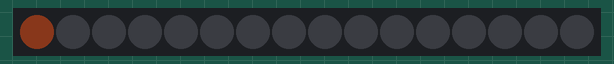
Simulated run of this sketch. Board: Arduino Uno, built with avr-gcc and run on an emulated ATmega328P. Shown: 16 RGB LEDs in strip order, left to right. Dim RGB values are drawn brighter than linear. At 1.7 s the program stops and its outputs stay as they are.

Above: at 0.15 s.
At 0.55 s:
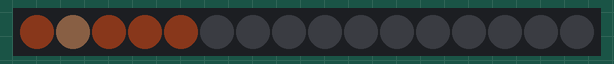
At 0.96 s:
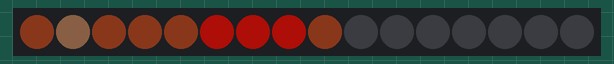
At 1.7 s:
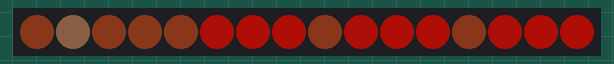

The sketch:

while_loop__arduino_.ino
```cpp
// RGBW (Red Green Blue White Neo-Pixel starter code
// 16 LEDS with no loop inside of void loop()
// CW Coleman 170413

#include <Adafruit_NeoPixel.h>
#ifdef __AVR__
  #include <avr/power.h>
#endif

#define PIN 6

#define NUM_LEDS 16

#define BRIGHTNESS 50

Adafruit_NeoPixel strip = Adafruit_NeoPixel(NUM_LEDS, PIN, NEO_GRBW + NEO_KHZ800);


void setup() {
  Serial.begin(115200);
  strip.setBrightness(BRIGHTNESS);
  strip.begin();
  strip.show(); // Initialize all pixels to 'off'

}

int led, red, green, blue, white;
int wait = 100;
int count = 0;

int radj = 0; int gadj = 0; int badj = -10; int wadj = -2;

void loop() {
  led = 0; red = 50; green = 16; blue = 8; white = 10;
  strip.setPixelColor(led, red, green , blue, white);
  delay(wait);
  strip.show();

  led = 1; red = 50; green = 290; blue = 280; white = 10;
  strip.setPixelColor(led, red, green , blue, white);
  delay(wait);
  strip.show();

  led = 2; red = 50; green = 16; blue = 8; white = 10;
  strip.setPixelColor(led, red, green , blue, white);
  delay(wait);
  strip.show();

  led = 3; red = 50; green = 16; blue = 8; white = 10;
  strip.setPixelColor(led, red, green , blue, white);
  delay(wait);
  strip.show();

  led = 4; red = 50; green = 16; blue = 8; white = 10;
  strip.setPixelColor(led, red, green , blue, white);
  delay(wait);
  strip.show();

  led = 5; red = 255; green = 16; blue = 8; white = 10;
  strip.setPixelColor(led, red, green , blue, white);
  delay(wait);
   strip.show();

  led = 6; red = 255; green = 16; blue = 8; white = 10;
  strip.setPixelColor(led, red, green , blue, white);
  delay(wait);
   strip.show();

  led = 7; red = 255; green = 16; blue = 8; white = 10;
  strip.setPixelColor(led, red, green , blue, white);
  delay(wait);
  strip.show();

  led = 8; red = 50; green = 16; blue = 8; white = 10;
  strip.setPixelColor(led, red, green , blue, white);
  delay(wait);
  strip.show();

    led = 9; red = 255; green = 16; blue = 8; white = 10;
  strip.setPixelColor(led, red, green , blue, white);
  delay(wait);
   strip.show();

    led = 10; red = 255; green = 16; blue = 8; white = 10;
  strip.setPixelColor(led, red, green , blue, white);
  delay(wait);
   strip.show();

    led = 11; red = 255; green = 16; blue = 8; white = 10;
  strip.setPixelColor(led, red, green , blue, white);
  delay(wait);
   strip.show();

     led = 12; red = 50; green = 16; blue = 8; white = 10;
  strip.setPixelColor(led, red, green , blue, white);
  delay(wait);
  strip.show();

    led = 13; red = 255; green = 16; blue = 8; white = 10;
  strip.setPixelColor(led, red, green , blue, white);
  delay(wait);
   strip.show();

  led = 14; red = 255; green = 16; blue = 8; white = 10;
  strip.setPixelColor(led, red, green , blue, white);
  delay(wait);
  strip.show();

  led = 15; red = 255; green = 16; blue = 8; white = 10;
  strip.setPixelColor(led, red, green , blue, white);
  delay(wait);
  strip.show();

  led = 16; red = 50; green = 16; blue = 8; white = 10;
  strip.setPixelColor(led, red, green , blue, white);
  delay(wait);
  strip.show();

  while (count < 16){
    while (led < 16){
      red = red + radj;
      green = green + gadj;
      blue = blue + badj;
      white = white + wadj;
      Serial.println(led);
      strip.setPixelColor(led, red, green, blue, white);
      delay(wait);
      strip.show();
      led++;
    }
  }

}
```
